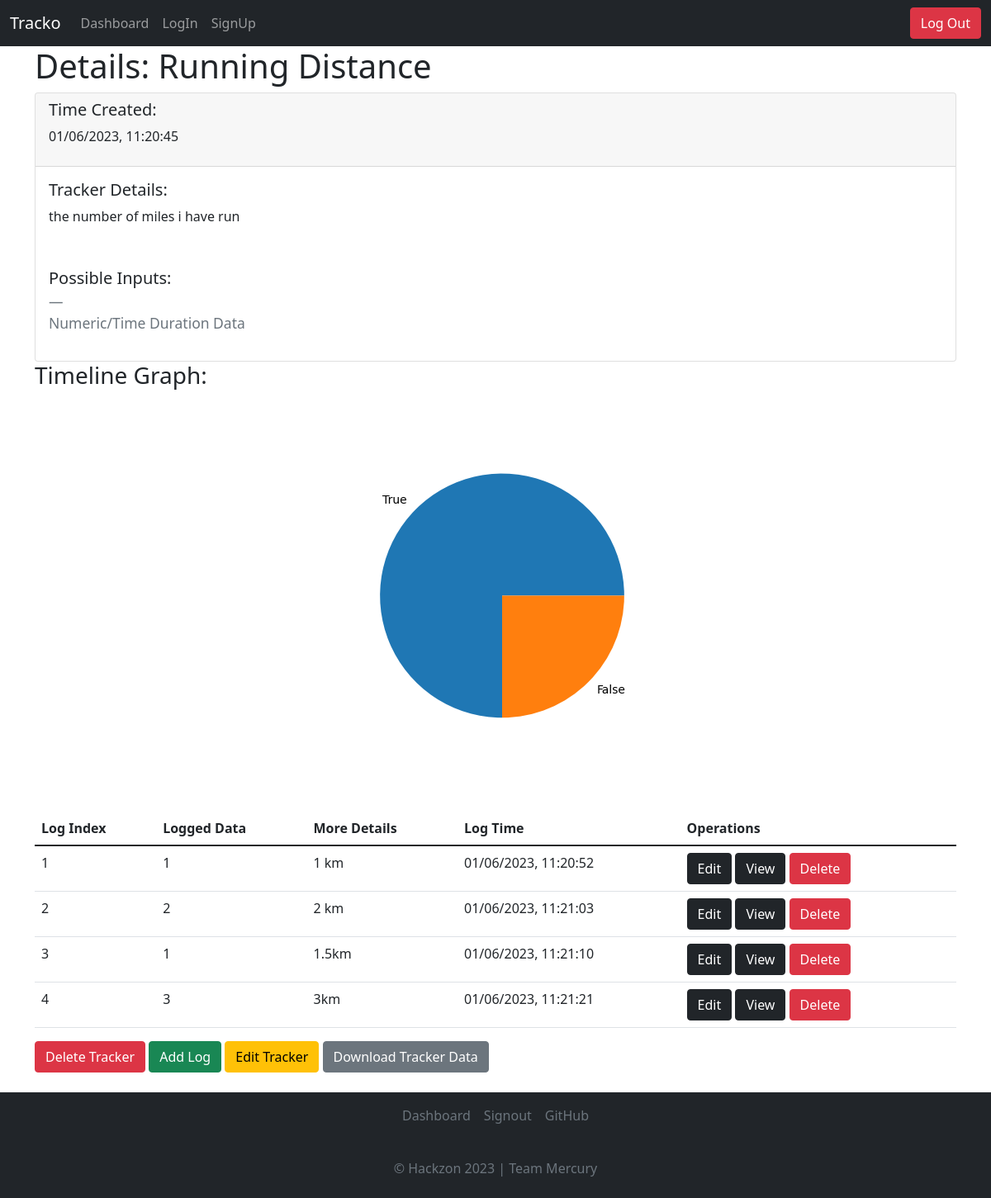
Page /dashboard/45/details (signed in) on the committed database.
### application/models.py (models this page shows)
class Tracker(db.Model):
    __tablename__ = 'tracker'
    id = db.Column(db.Integer, autoincrement=True, primary_key=True)
    userid = db.Column(db.Integer, db.ForeignKey("user.id"))
    name = db.Column(db.String, nullable=False)
    type = db.Column(db.Integer, nullable = False)
    choices = db.Column(db.String)
    details = db.Column(db.String)
    time = db.Column(db.String, nullable=False)

class Logs(db.Model):
    __tablename__ = 'logs'
    id = db.Column(db.Integer, autoincrement=True, primary_key=True)
    userid = db.Column(db.Integer, db.ForeignKey("user.id"))
    tid = db.Column(db.Integer, db.ForeignKey("tracker.id"))
    value = db.Column(db.String, nullable = False)
    data = db.Column(db.String)
    time = db.Column(db.String, nullable=False)

### controllers/trackerops.py (the view)
@app.route("/dashboard/<tid>/details", methods=["GET"])
@login_required
def tracker_details(tid):
    create_plot(tid)
    tracker = Tracker.query.filter_by(id=tid).first()
    logs = Logs.query.filter_by(tid=tid, userid=current_user.id).all()
    return render_template("tracker_details.html", tracker=tracker, logs=logs)

### controllers/miscmethods.py (called while the page is built, shortened)
@login_required
def create_plot(trackerid):
    tdet = Tracker.query.filter_by(id=trackerid).first()
    if(tdet.type == 1 or tdet.type == 3):
        log = Logs.query.filter_by(tid=trackerid).all()
        x = [int(l.value) for l in log]
        y = [str(i) for i in range(1,len(x)+1)]
        print(x,y)
        plt.ylabel(tdet.name)
        plt.xlabel("Logs")
        plt.title(f"Graph for {tdet.name} Tracker")
        plt.plot(y,x)
        plt.savefig("static/graph.png")
        plt.close()

### main.py (called while the page is built)
@login_manager.user_loader
def load_user(user_id):
  return User.query.get(int(user_id))

### templates/tracker_details.html (shortened to what this page needs)
<!DOCTYPE html>
<html lang="en">
<head>
    <link href="https://cdn.jsdelivr.net/npm/bootstrap@5.1.3/dist/css/bootstrap.min.css" rel="stylesheet"
>
</head>
<body>
    <nav class="navbar navbar-expand-lg navbar-dark bg-dark">
        <div class="container-fluid">
            <a class="navbar-brand" href="#">Tracko</a>
            <div class="collapse navbar-collapse">
                <ul class="navbar-nav me-auto mb-2 mb-lg-0">
                    <li class="nav-item">
                        <a class="nav-link" aria-current="page" href="/dashboard">Dashboard</a>
                    </li>
                    <li class="nav-item">
                        <a class="nav-link" href="/login">LogIn</a>
                    </li>
                    <li class="nav-item">
                        <a class="nav-link" href="/signup">SignUp</a>
                    </li>
                </ul>
            </div>
            <button type="button" onclick="document.location='/logout'" class="btn btn-danger">Log Out</button>
        </div>
    </nav>
    <div class="container">
        <h1>Details: {{tracker.name}}</h1>
        <div class="card">
            <div class="card-header">
                <h5>Time Created:</h5>
                <p>{{tracker.time}}</p>
            </div>
            <div class="card-body">
                <h5>Tracker Details:</h5>
                <p>{{tracker.details}}</p>
            </div>
            <div class="card-body">
                <blockquote class="blockquote mb-0">
                    <p>Possible Inputs:</p>
                    <footer class="blockquote-footer">
                        {% if tracker.type == 1 or tracker.type == 3%}
                        <p>Numeric/Time Duration Data</p>
                        {% elif tracker.type == 2 %}
                        <p>{{tracker.choices}}</p>
                        {% elif tracker.type == 4 %}
                        <p>Boolean Data Type</p>
                        {% elif tracker.type == 5 %}
                        <p>Text/Nominal Data Type</p>
                        {% endif %}
                    </footer>
                </blockquote>
            </div>
        </div>
    </div>
    <div class="container">
        <h3>Timeline Graph:</h3>
        <div class="plot container">
            <img class="rounded mx-auto d-block" src="/static/graph.png" alt="Graph">
        </div>
        <br>
        <table class="table table-hover">
            <thead>
                <tr>
                    <th scope="col">Log Index</th>
                    <th scope="col">Logged Data</th>
                    <th scope="col">More Details</th>
                    <th scope="col">Log Time</th>
                    <th scope="col">Operations</th>
                </tr>
            </thead>
            <tbody>
                {% for log in logs %}
                <tr>
                    <td>{{loop.index}}
                    <td>{{log.value}}</td>
                    <td>{{log.data}}</td>
                    <td>{{log.time}}</td>
                    <td>
                        <button type="button"
                            onclick="document.location='/dashboard/{{tracker.id}}/logs/{{log.id}}/edit'"
                            class="btn btn-dark">Edit</button>
                        <button type="button" onclick="document.location='/dashboard/{{tracker.id}}/logs/{{log.id}}'"
                            class="btn btn-dark">View</button>
                        <button type="button"
                            onclick="document.location='/dashboard/{{tracker.id}}/logs/{{log.id}}/delete'"
                            class="btn btn-danger">Delete</button>
                        {% endfor %}
        </table>
        <button type="button" onclick="document.location='/dashboard/{{tracker.id}}/delete'"
            class="btn btn-danger">Delete Tracker</button>
        <button type="button" onclick="document.location='/dashboard/{{tracker.id}}/log'" class="btn btn-success">Add
            Log</button>
        <button type="button" onclick="document.location='/dashboard/{{tracker.id}}/edit'" class="btn btn-warning">Edit
            Tracker</button>
        <button type="button" onclick="document.location='/dashboard/{{tracker.id}}/download'"
            class="btn btn-secondary">Download Tracker Data</button>
    </div>
    <br>
    <div class="navbar navbar-fixed-bottom bg-dark d-flex flex-column">
        <footer class="py- my-0" style="bottom: 0; width: 100%;">
            <ul class="nav d-flex justify-content-center pb-3 mb-3 align-items-center justify-content-center ">
                <li class="nav-item"></li><a href="/dashboard" class="nav-link px-2 text-muted">Dashboard</a></li>
                <li class="nav-item"><a href="/signout" class="nav-link px-2 text-muted">Signout</a></li>
                <li class="nav-item"><a href="https://github.com/AshwinHebbar314/Tracko"
                        class="nav-link px-2 text-muted">GitHub</a></li>
            </ul>
            <p class="text-center text-muted">&copy; Hackzon 2023 | Team Mercury</p>
        </footer>
    </div>
</body>
</html>

### rows in the picture
Tracker: name "Running Distance", time "01/06/2023, 11:20:45", details "the number of miles i have run"
Logs: value "1", data "1 km", time "01/06/2023, 11:20:52"
Logs: value "2", data "2 km", time "01/06/2023, 11:21:03"
Logs: value "1", data "1.5km", time "01/06/2023, 11:21:10"
Logs: value "3", data "3km", time "01/06/2023, 11:21:21"
